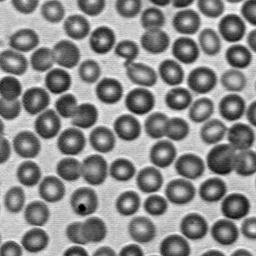
#> input picture Trabalho2/imagens/img_cells.jpg, 256 x 256 px, found by its file name
$ python Prog3.py
#> lines starting #> are read from the running program, lines starting #| are printed output that depends on the picture; after the words box and inside, x2 and y2 are one past the last pixel; in counts of white or black regions, pixels touching at a corner belong together
import cv2 as cv
import numpy as np
from matplotlib import pyplot as plt

def main():

    img = cv.imread('Trabalho2/imagens/img_cells.jpg')
#> img is the input picture: shape (256, 256, 3); min 0, max 255, mean 138.6
    img_orig = img.copy()
    img = cv.cvtColor(img, cv.COLOR_BGR2GRAY)
#> img: shape (256, 256)
    # binarizando

    _,img = cv.threshold(img,0,255,cv.THRESH_BINARY+cv.THRESH_OTSU)
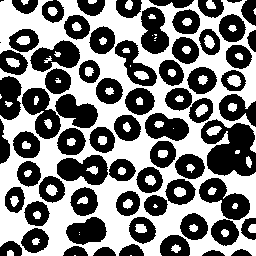
#> img: shape (256, 256); 49% white; 75 white regions (14 under 20 px), largest, box (x1, y1, x2, y2) and area: (0, 0, 256, 256) 28461, (227, 75, 241, 87) 123, (195, 104, 208, 117) 107

    # preenchendo espaços desconexos

    img = cv.morphologyEx(img, cv.MORPH_CLOSE, cv.getStructuringElement(cv.MORPH_ELLIPSE,(3,3)),  iterations=2)
#> img: shape (256, 256); 49.4% white; 71 white regions (12 under 20 px), largest, box (x1, y1, x2, y2) and area: (0, 0, 256, 256) 28756, (227, 75, 241, 88) 125, (195, 104, 208, 117) 108

    cv.imshow('img', img)
    cv.waitKey(0)

    img = 255-img
    img_aux = img.copy()
    h, w = img.shape[:2]
#> h = 256; w = 256
    mask = np.zeros((h+2, w+2), np.uint8)
    cv.floodFill(img_aux, mask, (0,0), 255)
#> img_aux: shape (256, 256); 94.5% white; 71 black regions (13 under 20 px), largest, box (x1, y1, x2, y2) and area: (227, 75, 241, 88) 125, (195, 104, 208, 117) 108, (204, 35, 215, 49) 105
    img_aux = cv.bitwise_not(img_aux)
    img = img | img_aux
#> img: shape (256, 256); 56.1% white; 1 black region, box (x1, y1, x2, y2) and area: (0, 0, 256, 256) 28755

    cv.imshow('img', img)
    cv.waitKey(0)

    # regiao onde ha fundo

    fundo = cv.dilate(img, cv.getStructuringElement(cv.MORPH_ELLIPSE,(3,3)), iterations=3)
#> fundo: shape (256, 256); 77.4% white; 51 black regions (20 under 20 px), largest, box (x1, y1, x2, y2) and area: (85, 178, 146, 254) 1420, (0, 0, 67, 51) 1358, (0, 153, 30, 244) 1147

    # regiao onde ha celula

    dist_transform = cv.distanceTransform(img, cv.DIST_L2, 3)
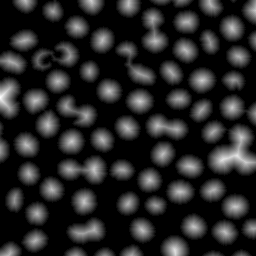
#> dist_transform: shape (256, 256) float32; min 0, max 16.65, mean 2.6; drawn with min black and max white
    _, celula = cv.threshold(dist_transform, 0.35*dist_transform.max(), 255, 0)
#> celula: shape (256, 256) float32; 17.5% white; 73 white regions (3 under 20 px), largest, box (x1, y1, x2, y2) and area: (213, 129, 256, 170) 933, (0, 82, 16, 114) 387, (147, 13, 163, 48) 316

    celula = cv.morphologyEx(celula, cv.MORPH_OPEN, cv.getStructuringElement(cv.MORPH_ELLIPSE,(3,3)))
#> celula: shape (256, 256) float32; 17.4% white; 74 white regions (3 under 20 px), largest, box (x1, y1, x2, y2) and area: (213, 129, 256, 170) 933, (0, 82, 16, 114) 387, (151, 119, 183, 135) 313

    cv.imshow('img', celula)
    cv.waitKey(0)

    #regiao incerta

    celula = np.uint8(celula)
    incerta = cv.subtract(fundo, celula)
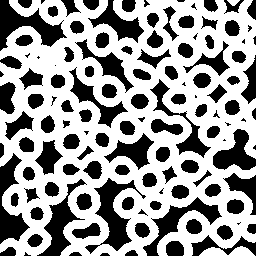
#> incerta: shape (256, 256); 60% white; 125 black regions (23 under 20 px), largest, box (x1, y1, x2, y2) and area: (85, 178, 146, 254) 1420, (0, 0, 67, 51) 1358, (0, 153, 30, 244) 1147

    # [9 lines of commented-out code are left out]
    _, markers = cv.connectedComponents(celula)
#> markers: shape (256, 256) int32; 75 distinct labels, from 0 to 74
    markers += 1
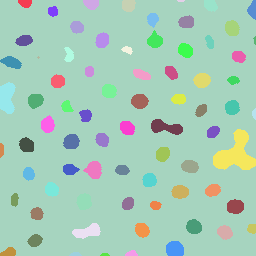
#> markers: shape (256, 256) int32; 75 distinct labels, from 1 to 75; one colour per label, 0 black
    markers[incerta==255] = 0
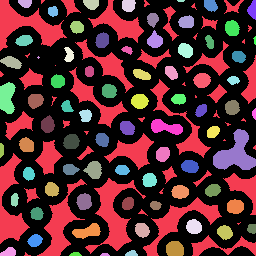
#> markers: shape (256, 256) int32; 76 distinct labels, from 0 to 75; one colour per label, 0 black
    print(markers.shape)
#| (256, 256)
    print(img_aux.shape)
#| (256, 256)

    markers = cv.watershed(img_orig, markers)
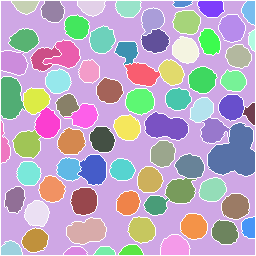
#> markers: shape (256, 256) int32; 76 distinct labels, from -1 to 75; one colour per label, 0 black, -1 white
    img_orig[markers == -1] = [255,0,0]
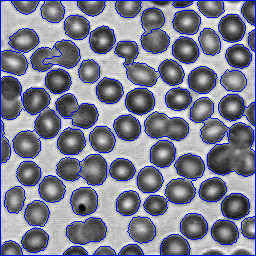
#> img_orig: shape (256, 256, 3); 9.17% of pixels changed, all inside (x1, y1, x2, y2) = (0, 0, 256, 256)

    img_orig = img_orig.astype(np.uint8)

    cv.imshow('img', incerta)
    cv.waitKey(0)
    cv.imshow('img', img_orig)
    cv.waitKey(0)


if __name__ == '__main__':
    main()
    # [5 lines of commented-out code are left out]

$ run again, with Trabalho2/imagens/morf_test.png saved as Trabalho2/imagens/img_cells.jpg
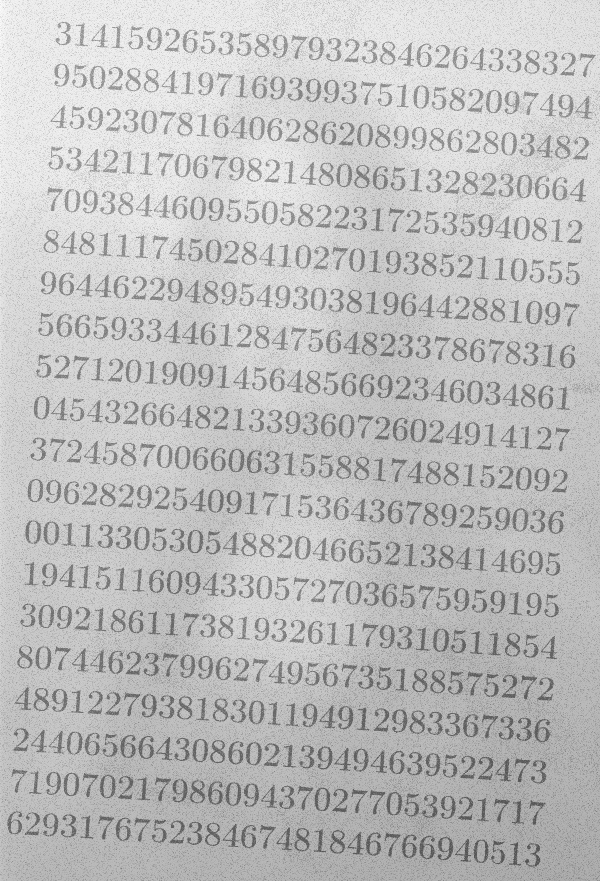
#> input picture Trabalho2/imagens/morf_test.png, 600 x 881 px, found by its file name
#> in main, img is the input picture: shape (881, 600, 3); min 81, max 252, mean 190.6
#> in main, `_,img = cv.threshold(img,0,255,cv.THRESH_BINARY+cv.THRESH_OTSU)`:
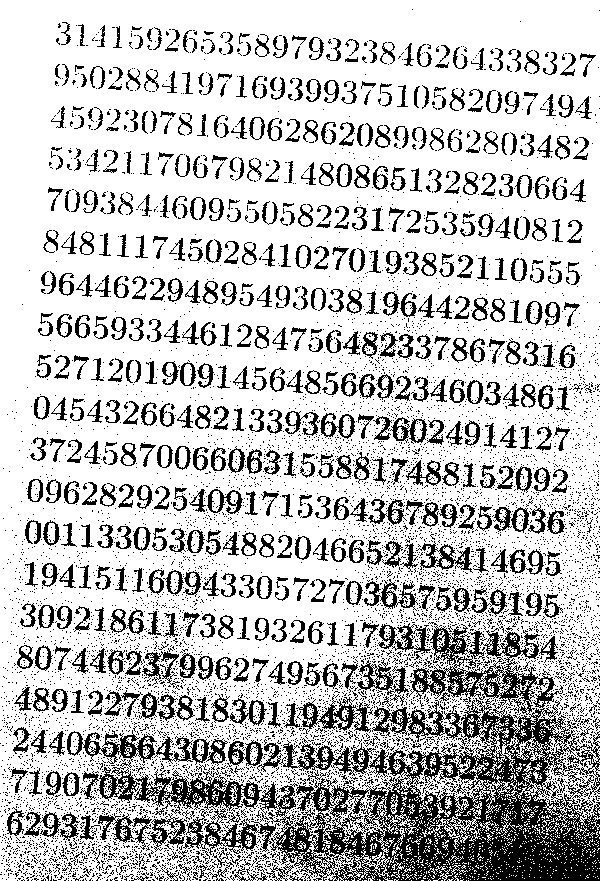
#> img: shape (881, 600); 76% white; 8212 black regions (7618 under 20 px), largest, box (x1, y1, x2, y2) and area: (134, 622, 600, 881) 35610, (257, 740, 376, 776) 1452, (183, 808, 281, 855) 1422
#> fundo: shape (881, 600); 16.2% white; 352 white regions, largest, box (x1, y1, x2, y2) and area: (265, 783, 600, 881) 15715, (375, 747, 551, 786) 3570, (160, 735, 372, 775) 3426
#> incerta: shape (881, 600); 16% white; 352 white regions, largest, box (x1, y1, x2, y2) and area: (265, 783, 600, 881) 14200, (375, 747, 551, 786) 3570, (160, 735, 372, 775) 3426
#| (881, 600)
#| (881, 600)
#> in main, `img_orig[markers == -1] = [255,0,0]`:
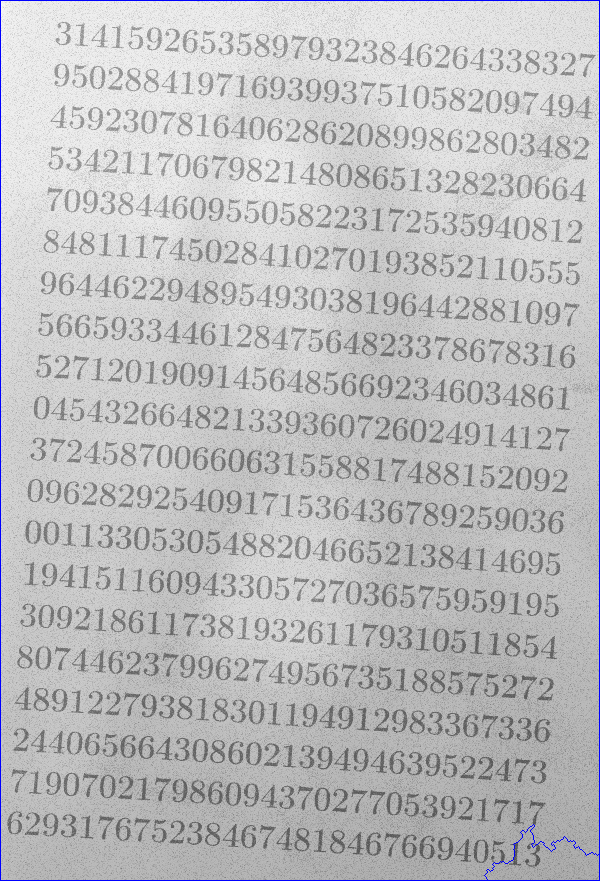
#> img_orig: shape (881, 600, 3); 0.6% of pixels changed, all inside (x1, y1, x2, y2) = (0, 0, 600, 881)
